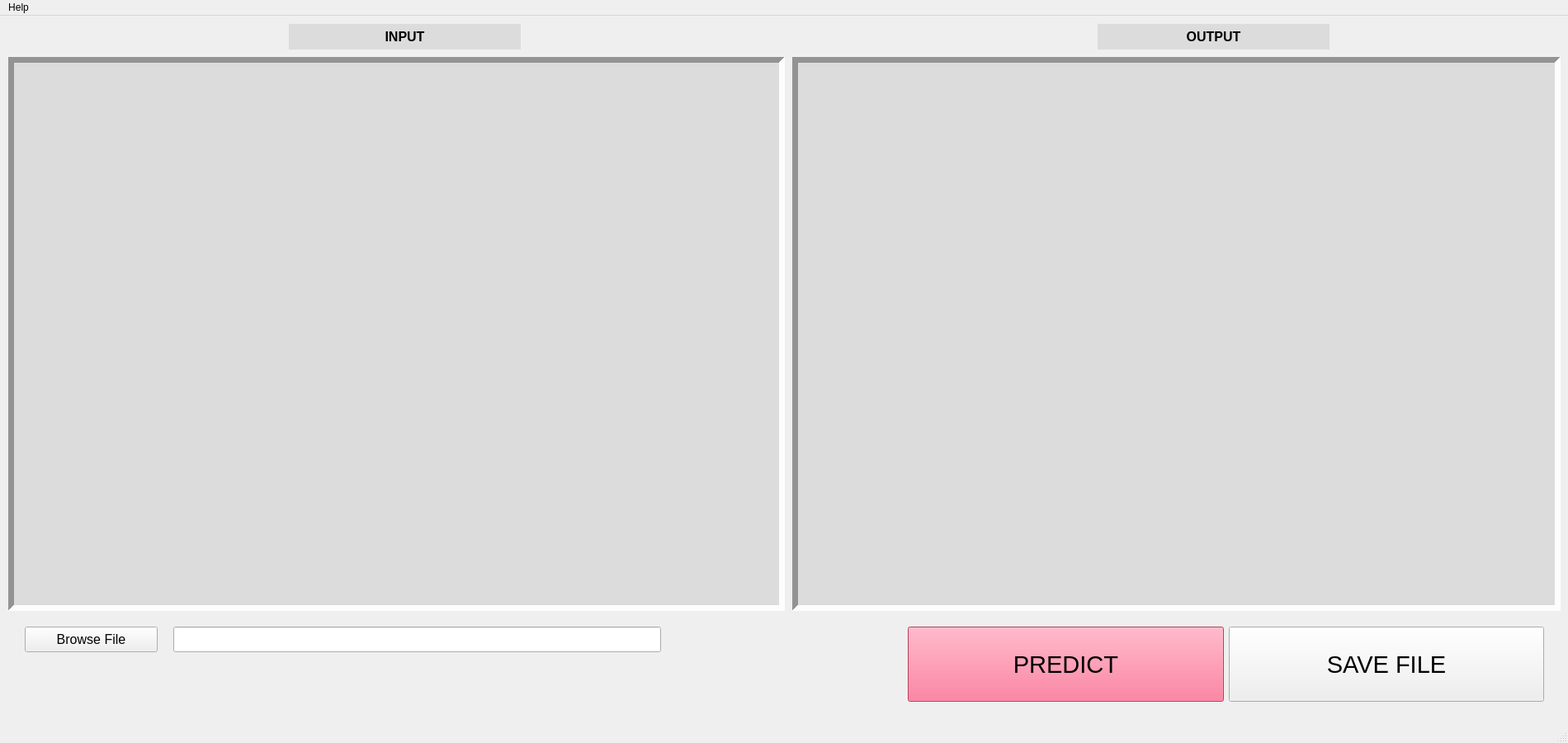
<?xml version="1.0" encoding="UTF-8"?>
<ui version="4.0">
 <class>MainWindow</class>
 <widget class="QMainWindow" name="MainWindow">
  <property name="windowModality">
   <enum>Qt::NonModal</enum>
  </property>
  <property name="enabled">
   <bool>true</bool>
  </property>
  <property name="geometry">
   <rect>
    <x>0</x>
    <y>0</y>
    <width>1900</width>
    <height>900</height>
   </rect>
  </property>
  <property name="sizePolicy">
   <sizepolicy hsizetype="Ignored" vsizetype="Ignored">
    <horstretch>0</horstretch>
    <verstretch>0</verstretch>
   </sizepolicy>
  </property>
  <property name="windowTitle">
   <string>MainWindow</string>
  </property>
  <property name="styleSheet">
   <string notr="true">QFrame {
	
	background-color: rgb(220, 220, 220)
}</string>
  </property>
  <widget class="QWidget" name="centralwidget">
   <widget class="QWidget" name="horizontalLayoutWidget">
    <property name="geometry">
     <rect>
      <x>10</x>
      <y>50</y>
      <width>941</width>
      <height>671</height>
     </rect>
    </property>
    <layout class="QHBoxLayout" name="horizontalLayout">
     <item>
      <widget class="QLabel" name="label">
       <property name="frameShape">
        <enum>QFrame::Panel</enum>
       </property>
       <property name="frameShadow">
        <enum>QFrame::Sunken</enum>
       </property>
       <property name="lineWidth">
        <number>7</number>
       </property>
       <property name="text">
        <string/>
       </property>
      </widget>
     </item>
    </layout>
   </widget>
   <widget class="QWidget" name="horizontalLayoutWidget_2">
    <property name="geometry">
     <rect>
      <x>960</x>
      <y>50</y>
      <width>931</width>
      <height>671</height>
     </rect>
    </property>
    <layout class="QHBoxLayout" name="horizontalLayout_2">
     <item>
      <widget class="QLabel" name="label_2">
       <property name="frameShape">
        <enum>QFrame::Panel</enum>
       </property>
       <property name="frameShadow">
        <enum>QFrame::Sunken</enum>
       </property>
       <property name="lineWidth">
        <number>7</number>
       </property>
       <property name="text">
        <string/>
       </property>
      </widget>
     </item>
    </layout>
   </widget>
   <widget class="QWidget" name="verticalLayoutWidget_2">
    <property name="geometry">
     <rect>
      <x>210</x>
      <y>740</y>
      <width>591</width>
      <height>31</height>
     </rect>
    </property>
    <layout class="QVBoxLayout" name="verticalLayout_2">
     <item>
      <widget class="QLineEdit" name="lineEdit">
       <property name="sizePolicy">
        <sizepolicy hsizetype="Preferred" vsizetype="Preferred">
         <horstretch>0</horstretch>
         <verstretch>0</verstretch>
        </sizepolicy>
       </property>
       <property name="font">
        <font>
         <pointsize>12</pointsize>
        </font>
       </property>
      </widget>
     </item>
    </layout>
   </widget>
   <widget class="QWidget" name="verticalLayoutWidget_3">
    <property name="geometry">
     <rect>
      <x>30</x>
      <y>740</y>
      <width>161</width>
      <height>31</height>
     </rect>
    </property>
    <layout class="QVBoxLayout" name="verticalLayout_3">
     <item>
      <widget class="QPushButton" name="pushButton_2">
       <property name="sizePolicy">
        <sizepolicy hsizetype="Preferred" vsizetype="Preferred">
         <horstretch>0</horstretch>
         <verstretch>0</verstretch>
        </sizepolicy>
       </property>
       <property name="font">
        <font>
         <family>Segoe UI</family>
         <pointsize>12</pointsize>
        </font>
       </property>
       <property name="text">
        <string>Browse File</string>
       </property>
      </widget>
     </item>
    </layout>
   </widget>
   <widget class="QWidget" name="horizontalLayoutWidget_3">
    <property name="geometry">
     <rect>
      <x>1100</x>
      <y>740</y>
      <width>771</width>
      <height>91</height>
     </rect>
    </property>
    <layout class="QHBoxLayout" name="horizontalLayout_3">
     <item>
      <widget class="QPushButton" name="pushButton_3">
       <property name="sizePolicy">
        <sizepolicy hsizetype="Ignored" vsizetype="Ignored">
         <horstretch>0</horstretch>
         <verstretch>0</verstretch>
        </sizepolicy>
       </property>
       <property name="sizeIncrement">
        <size>
         <width>0</width>
         <height>0</height>
        </size>
       </property>
       <property name="font">
        <font>
         <family>Segoe UI</family>
         <pointsize>22</pointsize>
         <weight>50</weight>
         <bold>false</bold>
        </font>
       </property>
       <property name="styleSheet">
        <string notr="true">background-color: rgb(255, 85, 127);</string>
       </property>
       <property name="text">
        <string>PREDICT</string>
       </property>
      </widget>
     </item>
     <item>
      <widget class="QPushButton" name="pushButton">
       <property name="sizePolicy">
        <sizepolicy hsizetype="Ignored" vsizetype="Ignored">
         <horstretch>0</horstretch>
         <verstretch>0</verstretch>
        </sizepolicy>
       </property>
       <property name="minimumSize">
        <size>
         <width>246</width>
         <height>0</height>
        </size>
       </property>
       <property name="font">
        <font>
         <family>Segoe UI</family>
         <pointsize>22</pointsize>
         <weight>50</weight>
         <bold>false</bold>
        </font>
       </property>
       <property name="text">
        <string>SAVE FILE</string>
       </property>
      </widget>
     </item>
    </layout>
   </widget>
   <widget class="QLabel" name="label_3">
    <property name="geometry">
     <rect>
      <x>350</x>
      <y>10</y>
      <width>281</width>
      <height>31</height>
     </rect>
    </property>
    <property name="font">
     <font>
      <family>Segoe UI</family>
      <pointsize>12</pointsize>
      <weight>75</weight>
      <bold>true</bold>
     </font>
    </property>
    <property name="text">
     <string>INPUT</string>
    </property>
    <property name="alignment">
     <set>Qt::AlignCenter</set>
    </property>
   </widget>
   <widget class="QLabel" name="label_4">
    <property name="geometry">
     <rect>
      <x>1330</x>
      <y>10</y>
      <width>281</width>
      <height>31</height>
     </rect>
    </property>
    <property name="font">
     <font>
      <family>Segoe UI</family>
      <pointsize>12</pointsize>
      <weight>75</weight>
      <bold>true</bold>
     </font>
    </property>
    <property name="text">
     <string>OUTPUT</string>
    </property>
    <property name="alignment">
     <set>Qt::AlignCenter</set>
    </property>
   </widget>
  </widget>
  <widget class="QStatusBar" name="statusbar"/>
  <widget class="QMenuBar" name="menubar">
   <property name="geometry">
    <rect>
     <x>0</x>
     <y>0</y>
     <width>1900</width>
     <height>25</height>
    </rect>
   </property>
   <widget class="QMenu" name="menuHelp">
    <property name="title">
     <string>Help</string>
    </property>
    <addaction name="actionAbout"/>
   </widget>
   <addaction name="menuHelp"/>
  </widget>
  <action name="actionAbout">
   <property name="text">
    <string>About</string>
   </property>
  </action>
 </widget>
 <resources/>
 <connections/>
</ui>
